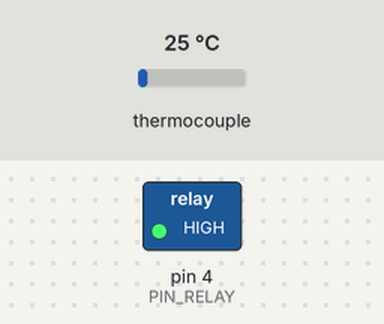
The sketch below on a simulated Arduino Uno, built with avr-gcc and run on an emulated ATmega328P. Parts: switched loads named in the sketch (green lamp = pin HIGH). Dashed ring = blinking. The test bench sets the inputs (shaded band); at power-on: thermocouple 25 °C. What the sketch prints to the serial monitor is not drawn.

Above: at 1.0 s.
Timing chart, 0 to 5.1 s (numbered marks = the images above):
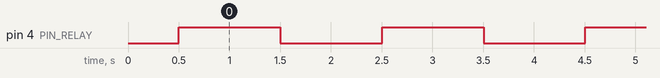

The sketch:

moen_kiln_test.ino
```cpp
#include <SPI.h>
#include <Adafruit_MAX31855.h>

#define PIN_CS    8
#define PIN_RELAY 4

Adafruit_MAX31855 thermocouple(PIN_CS);

void setup() {
  Serial.begin(115200);
  delay(500);

  pinMode(PIN_RELAY, OUTPUT);
  digitalWrite(PIN_RELAY, LOW);

  Serial.println("Moen Kiln – test");

  if (!thermocouple.begin()) {
    Serial.println("FEIL: MAX31855 ikke funnet – sjekk koblinger");
    while (1);
  }

  Serial.println("MAX31855 OK");
}

void loop() {
  double temp = thermocouple.readCelsius();

  if (isnan(temp)) {
    Serial.println("FEIL: Ingen temperaturavlesning");
  } else {
    Serial.print("Temperatur: ");
    Serial.print(temp, 1);
    Serial.println(" °C");
  }

  // Relay test: klikk av og på
  digitalWrite(PIN_RELAY, HIGH);
  Serial.println("Relay: PÅ");
  delay(1000);

  digitalWrite(PIN_RELAY, LOW);
  Serial.println("Relay: AV");
  delay(1000);
}
```

Measured:
- by itself, pin 4 (PIN_RELAY): alternates HIGH for 1.0 s and LOW for 1.0 s
